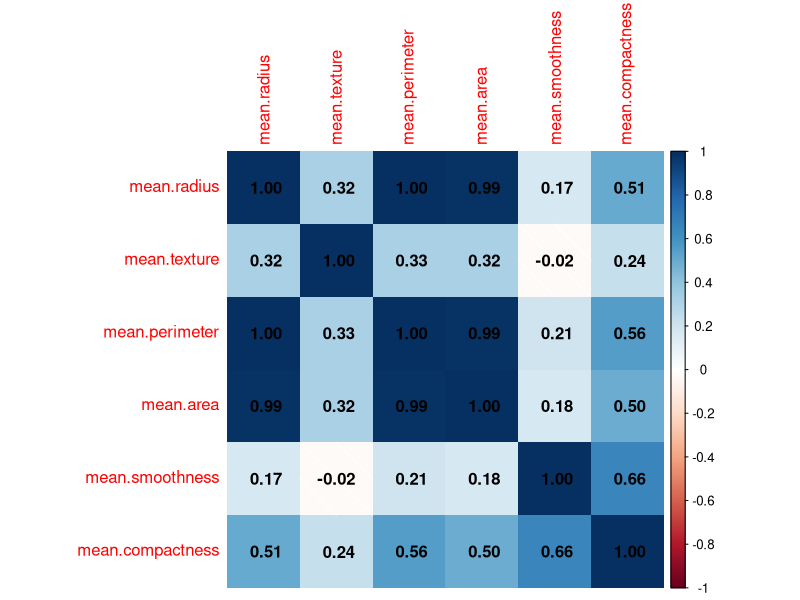

The R script that drew this image:
## ---- chunk 1
cat(
'<iframe width="560" height="315" 
  src="https://www.youtube.com/watch?v=Z7ggbnj0dM0&t=2s"
  frameborder="0" allow="accelerometer; autoplay; encrypted-media;
  gyroscope; picture-in-picture" allowfullscreen>
  </iframe>'
)
## ---- chunk 2
r_data  <- read.csv("cancer_classification.csv")
dim(r_data)
colnames(r_data) 

## ---- chunk 3
filter_r_data  <- r_data[, c(1:6)]
length(filter_r_data)
dim(filter_r_data)

## ---- chunk 4

r_corr_matrix <-  cor(filter_r_data, method="pearson")
r_corr_matrix
## ---- chunk 5
library(corrplot)
corrplot(r_corr_matrix, method ="shade", addCoef.col=TRUE )

